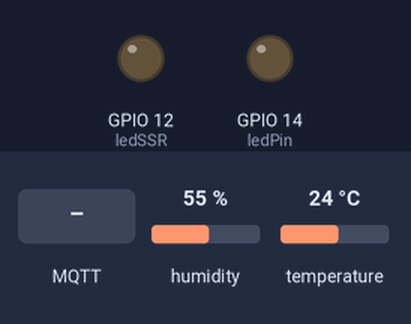
This sketch was run on a simulated ESP32. On the bench: output pins drawn as LEDs (lit = HIGH). Inputs (shaded band) come from the test bench; at power-on: humidity 55 %, temperature 24 °C. WiFi joins after 1.5 s; servers stay silent unless stated; no MQTT or app messages arrive unless stated; pins used as bus, display or sensor lines are not drawn; what the sketch prints to the serial monitor is not drawn.

Above: at 2.7 s.
2.8 s: MQTT message "0" arrives on the second subscribed topic
At 4.1 s:
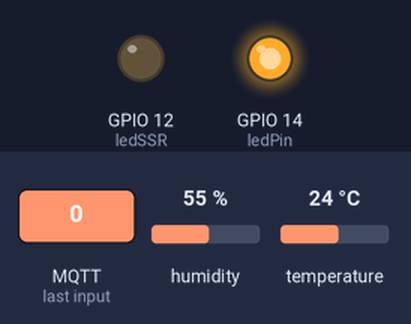
5.1 s: MQTT message "1" arrives on the first subscribed topic
7.2 s: MQTT message "1" arrives on the second subscribed topic
At 8.5 s:
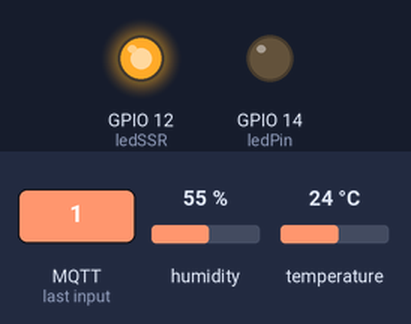
9.4 s: humidity set to 83 %
11.2 s: humidity set to 86 %
At 13.0 s:
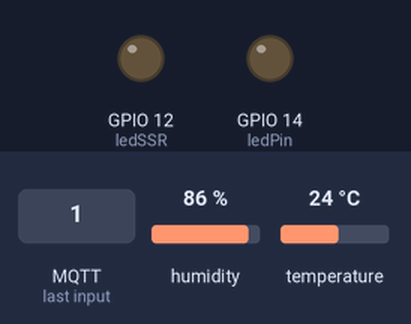
15.6 s: humidity set to 22 %
At 17.5 s:
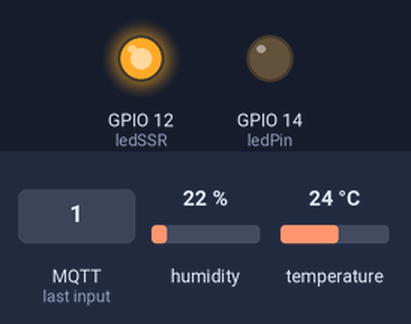
Timing chart, 0 to 18.7 s (numbered marks = the images above; inputs shaded):
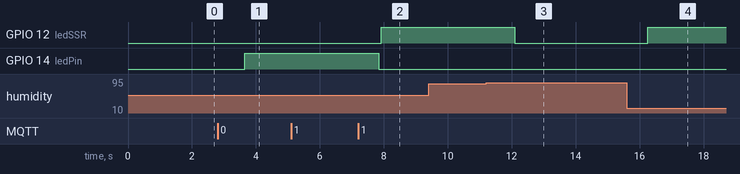

Measured:
- the behaviour switches between 84 and 85 % on humidity (found by bisection; images 2 and 3)
- after the input at 2.8 s, GPIO 14 (ledPin): LOW → HIGH after 0.86 s
- after the input at 5.1 s, every drawn part: stays the same
- after the input at 7.2 s, GPIO 12 (ledSSR): LOW → HIGH after 0.72 s; GPIO 14 (ledPin): HIGH → LOW after 0.64 s
- after the input at 9.4 s, every drawn part: stays the same
- after the input at 11.2 s, GPIO 12 (ledSSR): HIGH → LOW after 0.89 s
- after the input at 15.6 s, GPIO 12 (ledSSR): LOW → HIGH after 0.66 s

The sketch:

sensor_tem_hum.ino
```cpp
#include <WiFi.h>
#include <PubSubClient.h>
#include <Wire.h>
#include <Adafruit_AHTX0.h>
#include <HTTPClient.h>  // สำหรับ HTTP POST

const char* ssid = "CTC-WIFI";
const char* password = "";
const char* mqtt_server = "broker.emqx.io";
const char* serverName = "http://172.31.14.43:8080/upload-data";
WiFiClient espClient;
PubSubClient client(espClient);
Adafruit_AHTX0 am2315c;

long lastMsg = 0;
long interval = 2000;  // 2 วินาที
char msg[50];
int option = 0;        // ตัวแปรสำหรับเก็บค่า test/option
int control = 0;       // ตัวแปรควบคุมเงื่อนไข (0=ปิด, 1=เปิด)
long lastDatabaseUpdate = 0; // เก็บเวลาส่งข้อมูลครั้งสุดท้าย
long updateInterval = 7200000; // 2 ชั่วโมงในมิลลิวินาที 7200000
int sensorFailCount = 0;  // ตัวนับความล้มเหลวของเซนเซอร์
const int maxSensorFails = 10;  // จำนวนครั้งที่อนุญาตให้ล้มเหลวก่อนรีบูต
const int ssrPin = 26;  // พินควบคุม SSR (เปลี่ยนจาก ledPin)
const int ledPin = 14;
const int ledSSR = 12;  // พิน LED ทำงานเมื่อ SSR เปิดใช้งาน

bool readSensorData(float &temperature, float &humidity) {
  sensors_event_t humEvent, tempEvent;
  am2315c.getEvent(&humEvent, &tempEvent);
  if (!isnan(humEvent.relative_humidity) && !isnan(tempEvent.temperature)) {
    temperature = tempEvent.temperature;
    humidity = humEvent.relative_humidity;
    return true;
  }
  return false;
}


void setup() {
  Serial.begin(115200);
  pinMode(ssrPin, OUTPUT);
  digitalWrite(ssrPin, LOW);  // ปิด SSR ตอนเริ่มต้น

  pinMode(ledPin, OUTPUT); // กำหนดพิน LED เป็น OUTPUT
  digitalWrite(ledPin, LOW); // ปิด LED ตอนเริ่มต้น

  pinMode(ledSSR, OUTPUT);  // กำหนดพิน LED SSR
  digitalWrite(ledSSR, LOW);  // ปิด LED SSR ตอนเริ่มต้น

  setup_wifi();
  client.setServer(mqtt_server, 1883);
  client.setCallback(callback);

  if (!am2315c.begin()) {
    Serial.println("ไม่พบ AM2315C! ตรวจสอบการเชื่อมต่อของสาย");
    while (1) delay(10);
  }
  Serial.println("AM2315C พบแล้ว");
}

void setup_wifi() {
  delay(10);
  Serial.print("Connecting to ");
  Serial.println(ssid);
  WiFi.begin(ssid, password);
  while (WiFi.status() != WL_CONNECTED) {
    delay(500);
    Serial.print(".");
  }
  Serial.println("\nWiFi connected");
  Serial.print("IP address: ");
  Serial.println(WiFi.localIP());
}

void reconnect() {
  while (!client.connected()) {
    Serial.print("Attempting MQTT connection...");
    if (client.connect("ESP32Toa")) {
      Serial.println("connected");
      client.subscribe("test/option");   // สมัครสมาชิก topic test/option
      client.subscribe("test/control"); // สมัครสมาชิก topic test/control
    } else {
      Serial.print("failed, rc=");
      Serial.println(client.state());
      delay(5000);
    }
  }
}

void ensureWiFiConnection() {
  if (WiFi.status() != WL_CONNECTED) {
    Serial.println("WiFi disconnected, reconnecting...");
    setup_wifi();
  }
}

void ensureMQTTConnection() {
  if (!client.connected()) {
    reconnect();
  }
}

void handleTestOption(String message) {
  if (message == "1") {
    option = 1;
    Serial.println("Option set to 1");
  } else if (message == "2") {
    option = 2;
    Serial.println("Option set to 2");
  } else if (message == "3") {
    option = 3;
    Serial.println("Option set to 3");
  }
   else if (message == "4") {
    option = 4;
    Serial.println("Option set to 4");
  }
   else if (message == "5") {
    option = 5;
    Serial.println("Option set to 5");
  }
}

void handleTestControl(String message) {
  message.trim();
  Serial.print("Received control message: ");
  Serial.println(message);

  if (message == "1") {
    control = 1;
    Serial.println("Control set to 1 (SSR condition enabled)");
    digitalWrite(ledPin, LOW);  // ปิด LED (ไม่เกี่ยวข้องในโหมดนี้)

    if (client.publish("test/status", "on", true)) {
      Serial.println("Published 'on' to MQTT topic.");
    } else {
      Serial.println("Failed to publish 'on'.");
    }

  } else if (message == "0") {
    control = 0;
    Serial.println("Control set to 0 (SSR condition disabled)");
    digitalWrite(ssrPin, LOW);  // ปิด SSR
    digitalWrite(ledPin, HIGH); // เปิด LED

    if (client.publish("test/status", "off", true)) {
      Serial.println("Published 'off' to MQTT topic.");
    } else {
      Serial.println("Failed to publish 'off'.");
    }
  }
}


// ฟังก์ชัน callback เมื่อได้รับข้อความจาก topic ที่ subscribe
void callback(char* topic, byte* payload, unsigned int length) {
  Serial.print("Message arrived [");
  Serial.print(topic);
  Serial.print("] ");
  String message;
  for (int i = 0; i < length; i++) {
    message += (char)payload[i];
  }
  Serial.println(message);

  // ตรวจสอบข้อความที่ได้รับจาก topic test/option
  if (String(topic) == "test/control") {
    handleTestControl(message);
  } else if (String(topic) == "test/option") {
    handleTestOption(message);
  } else {
    Serial.println("Unknown topic received.");
  }


}
void sendToDatabase(float temperature, float humidity, int option) {
  if (WiFi.status() == WL_CONNECTED) {
    HTTPClient http;
    http.begin(serverName);
    http.addHeader("Content-Type", "application/json");

    // รวมค่า option ไปใน payload
    String payload = "{\"temperature\":" + String(temperature) +
                     ",\"humidity\":" + String(humidity) +
                     ",\"control_mode\":" + String(option) + "}";

    int httpResponseCode = http.POST(payload);

    if (httpResponseCode == 200 || httpResponseCode == 201) {
      Serial.println("Data sent successfully!");
    } else {
      Serial.print("Data failed to send! HTTP Response code: ");
      Serial.println(httpResponseCode);
      String response = http.getString();
      Serial.print("Server Response: ");
      Serial.println(response);  // แสดงข้อความที่ได้รับจาก server
    }

    Serial.print("HTTP Response code: ");
    Serial.println(httpResponseCode);

    http.end(); // ปิดการเชื่อมต่อ
  } else {
    Serial.println("WiFi disconnected, cannot send data.");
  }
}

void publishSSRStatus(bool ssrOn) {
  const char* status = ssrOn ? "เปิด" : "ปิด";
  if (client.publish("test/statusSSR", status, true)) {
    Serial.printf("Published '%s' to test/statusSSR.\n", status);
  } else {
    Serial.printf("Failed to publish '%s' to test/statusSSR.\n", status);
  }
}

bool reconnectSensor() {
  Serial.println("Reconnecting to sensor...");
  if (am2315c.begin()) {
    Serial.println("Sensor reconnected successfully.");
    return true;
  } else {
    Serial.println("Failed to reconnect to sensor.");
    return false;
  }
}

void loop() {
  ensureWiFiConnection();  // ตรวจสอบการเชื่อมต่อ WiFi
  ensureMQTTConnection();  // ตรวจสอบการเชื่อมต่อ MQTT
  client.loop();  // รักษาการเชื่อมต่อ MQTT ให้ทำงานต่อเนื่อง

  unsigned long now = millis(); // ใช้ unsigned long ป้องกัน overflow

  // ตรวจสอบการเชื่อมต่อเซ็นเซอร์ก่อนทำงาน
  if (!am2315c.begin()) {
    Serial.println("ไม่พบ AM2315C! ตรวจสอบการเชื่อมต่อของสาย");
    while (true) {
      // หยุดทำงานจนกว่าจะเชื่อมต่อกับเซ็นเซอร์ได้
      delay(1000);  // รอ 1 วินาที
    }
  }

  // ประกาศตัวแปร temperature และ humidity ภายนอก if block
  float temperature = 0.0;
  float humidity = 0.0;

  // อ่านข้อมูลจากเซ็นเซอร์
  if (readSensorData(temperature, humidity)) {
    sensorFailCount = 0; // รีเซ็ตตัวนับความล้มเหลว
    Serial.printf("Temperature: %.2f °C, Humidity: %.2f%%\n", temperature, humidity);

    snprintf(msg, sizeof(msg), "%.2f", humidity);
    client.publish("test/hum", msg, true);

    snprintf(msg, sizeof(msg), "%.2f", temperature);
    client.publish("test/tem", msg, true);

    // ควบคุม LED และ SSR ตามเงื่อนไข
    if (control == 1 && humidity < 90) {
       bool ssrOn = (option == 1 && (humidity < 85 || temperature > 35)) ||
                     (option == 2 && (humidity < 85 || temperature > 30)) ||
                     (option == 3 && (humidity < 85 || temperature > 22)) ||
                     (option == 4 && (humidity < 85 || temperature > 25)) ||
                     (option == 5 && (humidity < 85 || temperature > 24));

      digitalWrite(ssrPin, ssrOn ? HIGH : LOW);
      digitalWrite(ledSSR, ssrOn ? HIGH : LOW);
      publishSSRStatus(ssrOn);

      Serial.println(ssrOn ? "SSR is ON, LED SSR is ON" : "SSR is OFF, LED SSR is OFF");
    } else {
      digitalWrite(ssrPin, LOW);
      digitalWrite(ledSSR, LOW);
      publishSSRStatus(false);
      Serial.println("SSR condition disabled (SSR is OFF, LED SSR is OFF)");
    }
  } else {
    sensorFailCount++; // เพิ่มจำนวนครั้งที่อ่านเซ็นเซอร์ล้มเหลว
    Serial.println("Failed to read from sensor.");

    if (sensorFailCount >= maxSensorFails) {
      Serial.println("Sensor failure limit reached! Restarting ESP32...");
      delay(5000);
      ESP.restart();
    } else {
      Serial.printf("Sensor failed %d/%d times, attempting to reconnect...\n", sensorFailCount, maxSensorFails);
      if (!reconnectSensor()) {
        Serial.println("Sensor reconnect failed.");
        digitalWrite(ssrPin, LOW);
        digitalWrite(ledSSR, LOW);
        publishSSRStatus(false);
      }
    }
  }

  // ส่งข้อมูลไปยังฐานข้อมูลทุก 2 ชั่วโมง (updateInterval)
  if (now - lastDatabaseUpdate >= updateInterval) {
    lastDatabaseUpdate = now; // อัพเดทเวลาของการส่งข้อมูลไปยังฐานข้อมูล

    // ใช้ค่า temperature และ humidity ที่อ่านล่าสุด (ไม่ต้องอ่านใหม่)
    if (sensorFailCount == 0) { // ส่งข้อมูลเฉพาะเมื่อเซ็นเซอร์ทำงานปกติ
      sendToDatabase(temperature, humidity, option);
    } else {
      Serial.println("Skipping database update due to sensor failure.");
    }
  }
  delay(2000);
}
```
